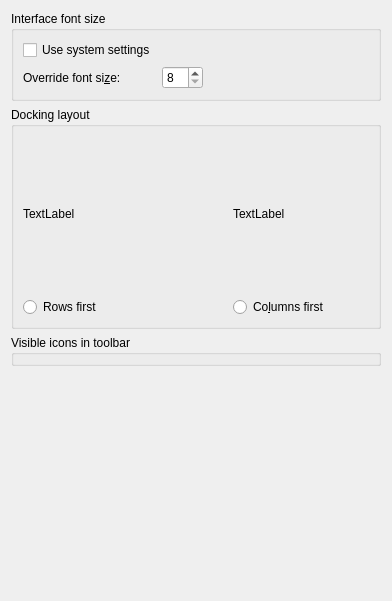
<?xml version="1.0" encoding="UTF-8"?>
<ui version="4.0">
 <class>CoreGUI::GUISettingsPage</class>
 <widget class="QWidget" name="CoreGUI::GUISettingsPage">
  <property name="geometry">
   <rect>
    <x>0</x>
    <y>0</y>
    <width>392</width>
    <height>601</height>
   </rect>
  </property>
  <property name="windowTitle">
   <string>User Interface</string>
  </property>
  <layout class="QGridLayout" name="gridLayout">
   <item row="1" column="0">
    <widget class="QGroupBox" name="groupBox">
     <property name="title">
      <string>Docking layout</string>
     </property>
     <layout class="QGridLayout" name="gridLayout_2">
      <property name="horizontalSpacing">
       <number>10</number>
      </property>
      <item row="0" column="0">
       <widget class="QLabel" name="lblRowsFirst">
        <property name="sizePolicy">
         <sizepolicy hsizetype="Fixed" vsizetype="Fixed">
          <horstretch>0</horstretch>
          <verstretch>0</verstretch>
         </sizepolicy>
        </property>
        <property name="minimumSize">
         <size>
          <width>200</width>
          <height>155</height>
         </size>
        </property>
        <property name="text">
         <string>TextLabel</string>
        </property>
       </widget>
      </item>
      <item row="0" column="1">
       <widget class="QLabel" name="lblColumnsFirst">
        <property name="text">
         <string>TextLabel</string>
        </property>
       </widget>
      </item>
      <item row="1" column="0">
       <widget class="QRadioButton" name="btnRowsFirst">
        <property name="text">
         <string>Rows first</string>
        </property>
       </widget>
      </item>
      <item row="1" column="1">
       <widget class="QRadioButton" name="btnColumnsFirst">
        <property name="text">
         <string>Co&amp;lumns first</string>
        </property>
       </widget>
      </item>
     </layout>
    </widget>
   </item>
   <item row="4" column="0">
    <spacer name="verticalSpacer">
     <property name="orientation">
      <enum>Qt::Vertical</enum>
     </property>
     <property name="sizeHint" stdset="0">
      <size>
       <width>20</width>
       <height>10</height>
      </size>
     </property>
    </spacer>
   </item>
   <item row="2" column="0">
    <widget class="QGroupBox" name="visibleIconsGrid">
     <property name="title">
      <string>Visible icons in toolbar</string>
     </property>
    </widget>
   </item>
   <item row="0" column="0">
    <widget class="QGroupBox" name="groupBox_2">
     <property name="sizePolicy">
      <sizepolicy hsizetype="Preferred" vsizetype="Maximum">
       <horstretch>0</horstretch>
       <verstretch>0</verstretch>
      </sizepolicy>
     </property>
     <property name="title">
      <string>Interface font size</string>
     </property>
     <layout class="QFormLayout" name="formLayout">
      <item row="0" column="0">
       <widget class="QCheckBox" name="userSystemFontSize">
        <property name="text">
         <string>Use system settings</string>
        </property>
       </widget>
      </item>
      <item row="1" column="0">
       <widget class="QLabel" name="label">
        <property name="text">
         <string>Override font si&amp;ze:</string>
        </property>
        <property name="buddy">
         <cstring>overrideFontSize</cstring>
        </property>
       </widget>
      </item>
      <item row="1" column="1">
       <widget class="QSpinBox" name="overrideFontSize">
        <property name="sizePolicy">
         <sizepolicy hsizetype="Maximum" vsizetype="Fixed">
          <horstretch>0</horstretch>
          <verstretch>0</verstretch>
         </sizepolicy>
        </property>
        <property name="minimumSize">
         <size>
          <width>25</width>
          <height>0</height>
         </size>
        </property>
        <property name="minimum">
         <number>8</number>
        </property>
        <property name="maximum">
         <number>24</number>
        </property>
       </widget>
      </item>
     </layout>
    </widget>
   </item>
  </layout>
 </widget>
 <resources/>
 <connections>
  <connection>
   <sender>userSystemFontSize</sender>
   <signal>toggled(bool)</signal>
   <receiver>label</receiver>
   <slot>setDisabled(bool)</slot>
   <hints>
    <hint type="sourcelabel">
     <x>85</x>
     <y>51</y>
    </hint>
    <hint type="destinationlabel">
     <x>97</x>
     <y>72</y>
    </hint>
   </hints>
  </connection>
  <connection>
   <sender>userSystemFontSize</sender>
   <signal>toggled(bool)</signal>
   <receiver>overrideFontSize</receiver>
   <slot>setDisabled(bool)</slot>
   <hints>
    <hint type="sourcelabel">
     <x>133</x>
     <y>43</y>
    </hint>
    <hint type="destinationlabel">
     <x>213</x>
     <y>72</y>
    </hint>
   </hints>
  </connection>
 </connections>
</ui>
